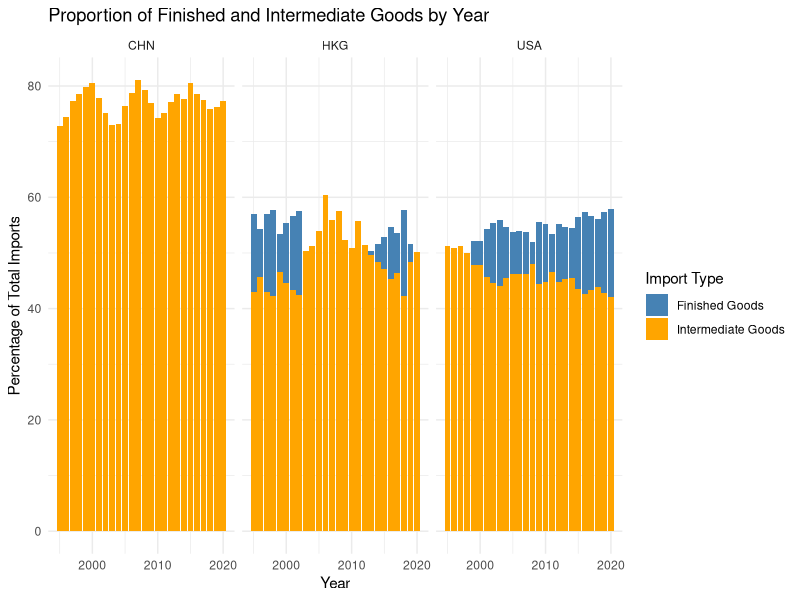

Write the R code that produced this figure.
## ---- chunk 1
knitr::opts_chunk$set(echo = TRUE)


#Data Opening and Exploration

#Setup

library(tidyverse)
library(kableExtra)
library(dplyr)
library(haven)
library(ggplot2)

#Importing OECD Data on Intermediate, Final, and Gross Imports

data <- readr::read_csv('Intermediate Final and Gross Imports.csv')

df_wide <- pivot_wider(data, names_from = MEASURE, values_from = OBS_VALUE)

#Creating new data columns for final and intermediate imports as a percentage of gross imports

df_wide$IntImpPer <- (df_wide$IMGR_INT / df_wide$IMGR) * 100

df_wide$FinImpPer <- (df_wide$IMGR_FNL / df_wide$IMGR) * 100

ggplot(df_wide, aes(x = TIME_PERIOD, y = FinImpPer, fill = "Finished Goods")) +
  geom_bar(stat = "identity", position = "dodge") +
  geom_bar(aes(y = IntImpPer, fill = "Intermediate Goods"), stat = "identity") +
  facet_wrap(~ REF_AREA) +  # One panel per country
  labs(title = "Proportion of Finished and Intermediate Goods by Year",
       y = "Percentage of Total Imports",
       x = "Year",
       fill = "Import Type") +
  scale_fill_manual(values = c("Finished Goods" = "steelblue", "Intermediate Goods" = "orange")) +
  theme_minimal()
